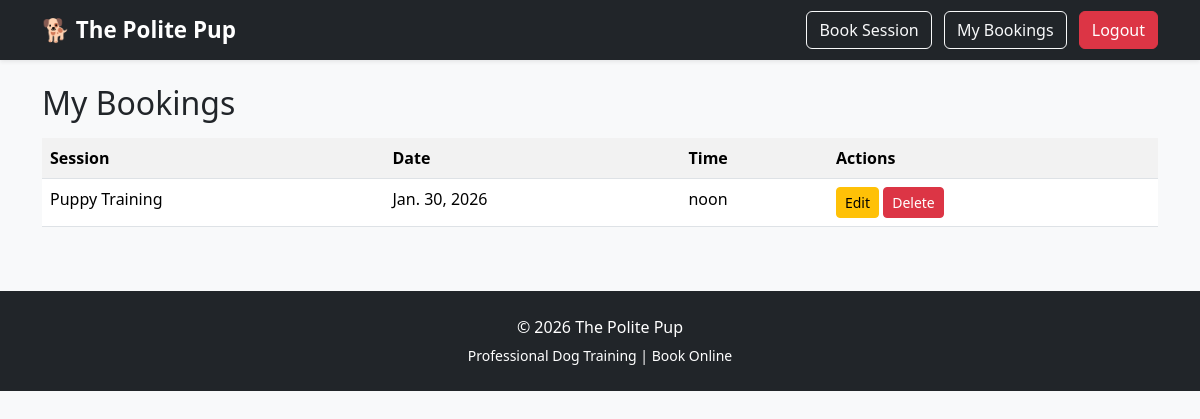
Page /my-bookings/ (signed in) on the earlier database version.
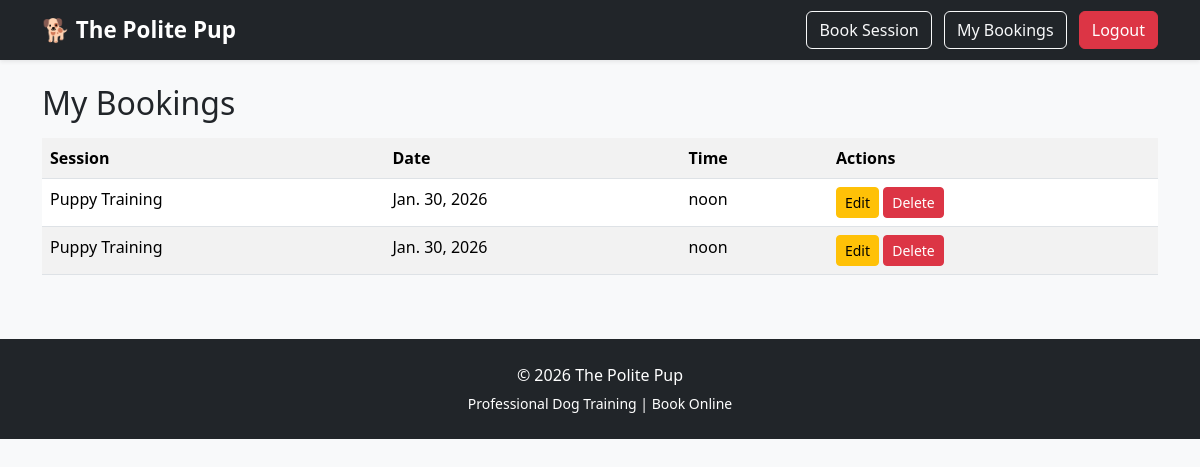
Same page on the later database version.
### bookings/models.py (models this page shows, shortened)
class Booking(models.Model):
    user = models.ForeignKey(
        settings.AUTH_USER_MODEL,
        on_delete=models.CASCADE
    )
    session = models.ForeignKey(
        TrainingSession,
        on_delete=models.CASCADE
    )
    date = models.DateField()
    time = models.TimeField()
    notes = models.TextField(blank=True)

class TrainingSession(models.Model):
    name = models.CharField(max_length=100)
    description = models.TextField()
    duration_minutes = models.IntegerField()
    price = models.DecimalField(max_digits=6, decimal_places=2)
    def __str__(self):
        return self.name

### bookings/views.py (the view)
# urls.py: path('my-bookings/', my_bookings, name='my_bookings'),
@login_required
def my_bookings(request):
    bookings = Booking.objects.filter(user=request.user)
    return render(
        request,
        'bookings/my_bookings.html',
        {'bookings': bookings}
    )

### bookings/templates/bookings/my_bookings.html
{% extends 'bookings/base.html' %}
{% block content %}
<h2>My Bookings</h2>
{% if bookings %}
<table class="table table-striped mt-3">
    <tr>
        <th>Session</th>
        <th>Date</th>
        <th>Time</th>
        <th>Actions</th>
    </tr>
    {% for booking in bookings %}
    <tr>
        <td>{{ booking.session }}</td>
        <td>{{ booking.date }}</td>
        <td>{{ booking.time }}</td>
        <td>
            <a class="btn btn-sm btn-warning"
               href="/edit/{{ booking.id }}/">
               Edit
            </a>
            <a class="btn btn-sm btn-danger"
               href="/delete/{{ booking.id }}/">
               Delete
            </a>
        </td>
    </tr>
    {% endfor %}
</table>
{% else %}
<p>You have no bookings yet.</p>
{% endif %}
{% endblock %}

### bookings/templates/bookings/base.html (shortened to what this page needs)
{% load static %}
<!DOCTYPE html>
<html lang="en">
<head>
    <link href="https://cdn.jsdelivr.net/npm/bootstrap@5.3.2/dist/css/bootstrap.min.css"
          rel="stylesheet">
    <link rel="stylesheet" href="{% static 'css/style.css' %}">
</head>
<body>
<nav class="navbar navbar-expand-lg navbar-dark bg-dark shadow-sm">
    <div class="container">
        <a class="navbar-brand" href="/">
            🐕 The Polite Pup
        </a>
        <div class="collapse navbar-collapse" id="navbarNav">
            <div class="ms-auto">
                {% if user.is_authenticated %}
                    <a class="btn btn-outline-light me-2" href="/book/">
                        Book Session
                    </a>
                    <a class="btn btn-outline-light me-2" href="/my-bookings/">
                        My Bookings
                    </a>
                    <form method="post"
                          action="/accounts/logout/"
                          class="d-inline">
                        <button class="btn btn-danger">
                            Logout
                        </button>
                    </form>
                {% endif %}
            </div>
        </div>
    </div>
</nav>
<div class="container mt-4">
    {% block content %}
    {% endblock %}
</div>
<footer>
    <div class="container">
        <p class="mb-1">
            © 2026 The Polite Pup
        </p>
        <small>
            Professional Dog Training | Book Online
        </small>
    </div>
</footer>
</body>
</html>

### bookings/static/css/style.css (style rules this page uses)
body { background-color: #f8f9fa; }
.navbar-brand { font-weight: bold; font-size: 1.4rem; }
footer { margin-top: 4rem; padding: 1.5rem 0; background-color: #212529; color: white; text-align: center; }

Differences in the rows shown:
added Booking: session "Puppy Training", date "Jan. 30, 2026", time "noon"
